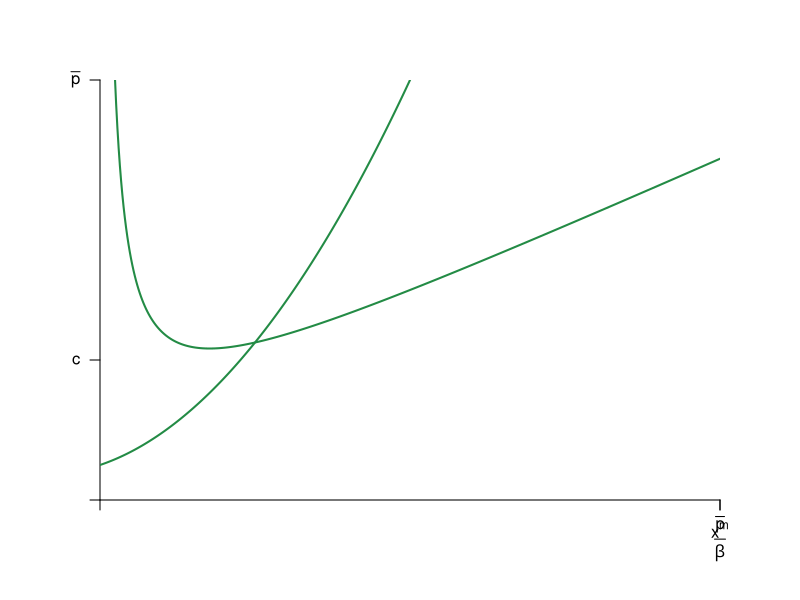

Write the R code that produced this figure.
#Graph Designer: Simon Halliday
#Authors: Bowles, Foley and Halliday
#Title: Coordination, Conflict and Competition: A Text in Microeconomics

require(shape)
pdf(file = "competitionmarkets/perf_comp_costs.pdf", width = 9, height = 7)

#Set parameters for graphics
axislabelsize <- 1.5
labelsize <- 1.2
graphlinewidth <- 2
segmentlinewidth <- 1.8

COL <- c("#7fc97f", "#beaed4", "#fdc086", "#ffff99", "#386cb0", "#f0027f", "#bf5b17", "#666666")
COLA <- c("#e0f3db", "#99d8c9","#66c2a4","#41ae76", "#238b45", "#005824")
COLB <- c("#c6dbef", "#4eb3d3", "#2b8cbe", "#0868ac","#084081")

#Edited the margins to cater for the larger LHS labels
par(mar =  c(5, 5, 4, 4))

AvgRevenue <- function(x, rmax = 12, xmax = 12){
  rmax - (rmax/xmax)*x
}

MRevenue <- function(x, rmax = 12, xmax = 12){
  rmax - 2*(rmax/xmax)*x
}

AvgCost <- function(x, c0 = 2, c1 = 4, c2 = 8){
  c0/x + c1 + c2*x
}

MCost <- function(x, c0 = 2, c1 = 4, c2 = 8){
  c0 + c1*x + c2*(x^2)
}

xlims <- c(0, 4)
ylims <- c(0, 12)

npts <- 501 
x <- seq(xlims[1], xlims[2], length.out = npts)
y <- seq(ylims[1], ylims[2], length.out = npts) 
a <- c(13, 16.75, 19.25)

plot(0, 0, xlim = xlims, ylim = ylims, type = "n",
     xlab = expression(paste("")),
     ylab = expression(paste("")), 
     xaxt = "n", 
     yaxt = "n", 
     cex.lab = axislabelsize, 
     bty = "n",
     xaxs="i", 
     yaxs="i")

# ticksy <- seq(from = ylims[1], to = ylims[2], by = 1)
# ylabels <- seq(from = ylims[1], to = ylims[2], by = 1)
# ticksx <- seq(from = xlims[1], to = xlims[2], by = 1)
# xlabels <- seq(from = xlims[1], to = xlims[2], by = 1)
ticksy <- c(0, 4, AvgCost(x = 4), ylims[2])
ylabels <- c(NA, expression(paste(c)), expression(paste(p^{m})), expression(paste(bar(p))))
ticksx <- c(0, 4, 6, xlims[2])
xlabels <- c(NA, expression(paste(x^{m})), expression(paste(frac(bar(p),2*beta))), expression(paste(frac(bar(p),beta))))

axis(1, at = ticksx, pos = 0, labels = FALSE)
text(x = c(0, 4, 6, xlims[2]), par("usr")[3] - 0.4, labels = xlabels, srt = 0, pos = 1, xpd = TRUE)
axis(2, at = ticksy, pos = 0, labels = ylabels, las = 1)

npts <- 500 
xx1 <- seq(xlims[1], xlims[2], length.out = npts)
xx3 <- seq(2, 6, length.out = npts)

# Draw the polygon for profit

# xpoly1 <- c(0, 4, 4, 0, 0)
# ypoly1 <- c(4, 4, AvgRevenue(x = 4), AvgRevenue(x = 4), 4)
# polygon(x = xpoly1, y = ypoly1, col=COLA[1], density=NULL, border = NA)

#Draw the polygon for costs

# xpoly2 <- c(0, 4, 4, 0, 0)
# ypoly2 <- c(0, 0, 4, 4, 4)
# polygon(x = xpoly2, y = ypoly2, col=COLB[1], density=NULL, border = NA)

# lines(xx1, bcA(xx1, w = 10, p = 1.5), col = COLB[3], lwd = graphlinewidth)
# lines(xx1, AvgRevenue(xx1, rmax = 12, xmax = 12), col = COLB[5], lwd = graphlinewidth)
# lines(xx1, MRevenue(xx1, rmax = 12, xmax = 12), col = COLB[4], lwd = graphlinewidth)
lines(xx1, AvgCost(xx1, c0 = 1, c1 = 1.5, c2 = 2), col = COLA[5], lwd = graphlinewidth)
lines (xx1, MCost(xx1, c0 = 1, c1 = 1.5, c2 = 2), col = COLA[5], lwd = graphlinewidth)


# Label the axes

# text(0.5*(xlims[2]), -1.8, expression(paste("Output, ", x)), xpd = TRUE, cex = axislabelsize) 
# mtext(expression(paste("Quantity of output, ", x)), side=1, line = 2.5, cex = axislabelsize)
# text(-1.1, 0.5*ylims[2], expression(paste("Price, Revenue and Costs, ", list(p, r, ac), " and ", mc)), xpd = TRUE, cex = axislabelsize, srt = 90) 

#Label curves

# text(10.5, 4.5, expression(paste(ac(x) == mc(x),phantom() == c)), cex = labelsize)
# text(10.5, 2.8, expression(paste(p(x) == bar(p) - beta*x)), cex = labelsize)
# text(5.8, 2.8, expression(paste(mr(x) == bar(p) - 2*beta*x)), cex = labelsize)

#Labels cost and profit areas

# text(2, 0.5*AvgCost(x = 4), expression("Total Costs"), cex = labelsize)
# text(2, 6, expression("Economic"), cex = labelsize)
# text(2, 5.5, expression("Profit"), cex = labelsize)

#Draw segments for total costs
# segments(0, AvgRevenue(x = 4), 4, AvgRevenue(x = 4), lty = 2, col = "gray" , lwd = segmentlinewidth)
# segments(4, 0, 4, AvgRevenue(x = 4), lty = 2, col = "gray" , lwd = segmentlinewidth)
# segments(0, 4, xlims[2], 4, lty = 1, col = COL[1] , lwd = graphlinewidth)


# Label Points for comparison
# points(4, MRevenue(x = 4), pch = 16, col = "black", cex = 1.5)
# text(3.8, MRevenue(x = 4) - 0.4, expression(i), cex = labelsize)


# points(4, AvgRevenue(x = 4), pch = 16, col = "black", cex = 1.5)
# text(4.2, AvgRevenue(x = 4) + 0.4, expression(h), cex = labelsize)

# Arrow to mr = mc

# text(7.5, 9.5, expression(paste("Profit Maximum at")), cex = labelsize)
# text(7.5, 9, expression(paste(mr == mc)), cex = labelsize)
# Arrows(6.1, 9.2, 4.2, 4.3, col = "black", lty = 1, lwd = 2, arr.type = "triangle", arr.lwd = 0.5)



dev.off()
